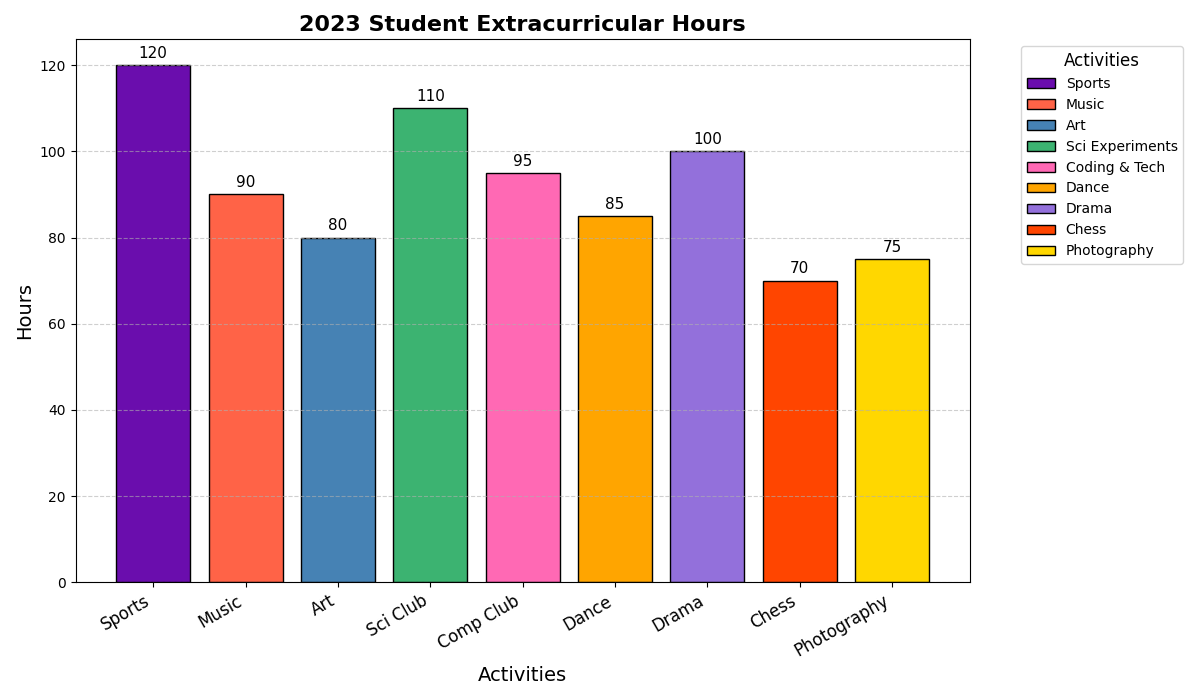

This chart was generated by the following Python code:
import matplotlib.pyplot as plt
import numpy as np

# Updated subjects with additional activities
subjects = ["Sports", "Music", "Art", "Sci Club", "Comp Club", "Dance", "Drama", "Chess", "Photography"]
# Updated hours_spent to include the new activities
hours_spent = np.array([120, 90, 80, 110, 95, 85, 100, 70, 75])

fig, ax = plt.subplots(figsize=(12, 7))

bar_positions = np.arange(len(subjects))
bars = ax.bar(bar_positions, hours_spent, color=['#6a0dad', '#ff6347', '#4682b4', '#3cb371', '#ff69b4', '#ffa500', '#9370db', '#ff4500', '#ffd700'], edgecolor='black', linewidth=1)

# Adjusted title and axis labels
ax.set_title("2023 Student Extracurricular Hours", fontsize=16, fontweight='bold')
ax.set_xlabel("Activities", fontsize=14)
ax.set_ylabel("Hours", fontsize=14)

ax.set_xticks(bar_positions)
ax.set_xticklabels(subjects, rotation=30, ha='right', fontsize=12)

# Annotating with hours
for bar in bars:
    height = bar.get_height()
    ax.annotate(f'{height}', 
                xy=(bar.get_x() + bar.get_width() / 2, height), 
                xytext=(0, 3), 
                textcoords="offset points",
                ha='center', va='bottom', fontsize=11, color='black')

# Updated legend to include new activities
ax.legend(bars, [
    'Sports',
    'Music',
    'Art',
    'Sci Experiments',
    'Coding & Tech',
    'Dance',
    'Drama',
    'Chess',
    'Photography'
], title='Activities', loc='upper left', bbox_to_anchor=(1.05, 1), fontsize=10, title_fontsize=12)

ax.yaxis.grid(True, linestyle='--', alpha=0.6)

plt.tight_layout()

plt.show()
